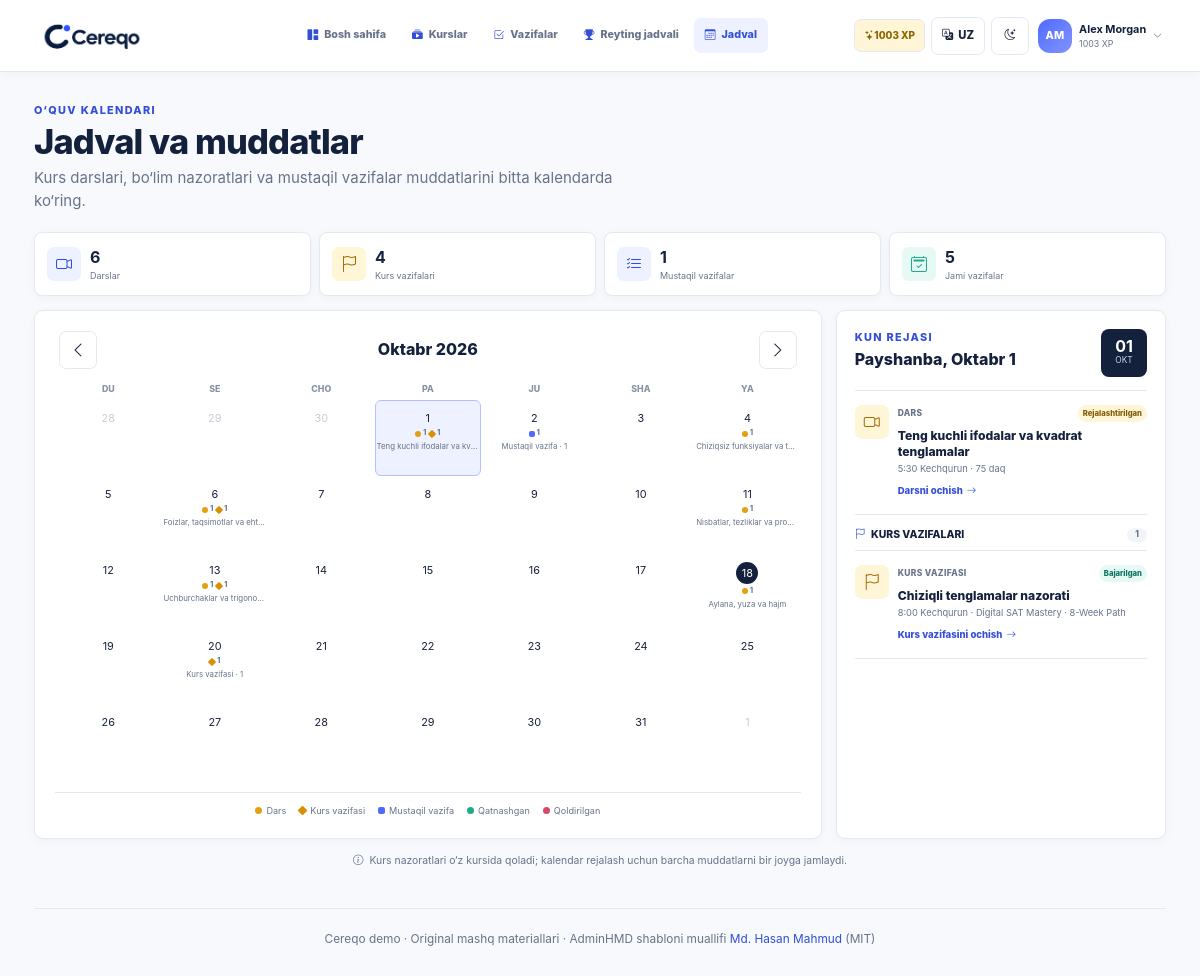
The app's page /attendance/?year=2026&month=10&date=2026-10-01 (signed in), older data.
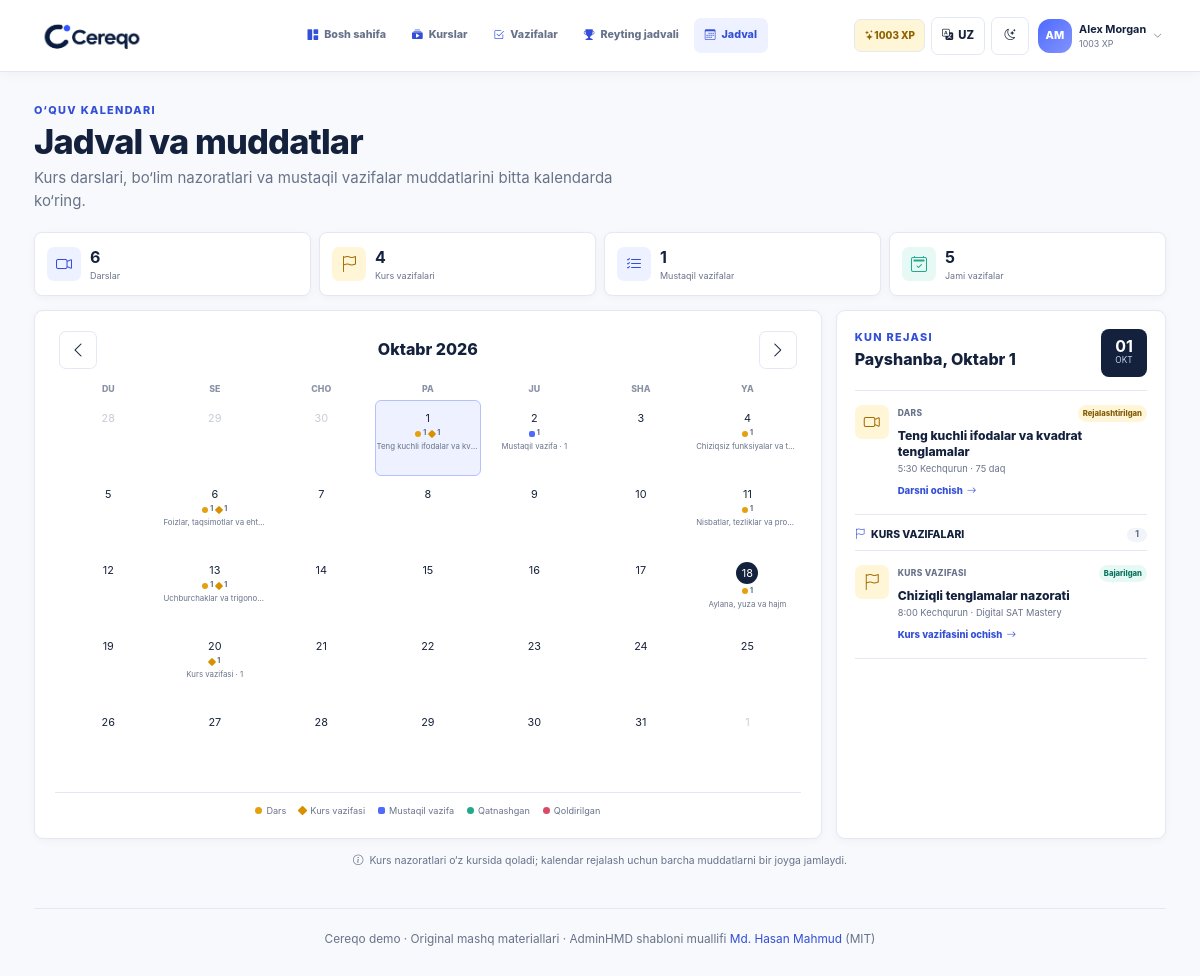
The same page, newer data.
### learning/models.py (models this page shows, shortened)
class AttendanceSession(models.Model):
    STATUS_CHOICES = [
        ("attended", "Attended"),
        ("missed", "Missed"),
        ("scheduled", "Scheduled"),
    ]
    date = models.DateField(unique=True)
    lesson = models.OneToOneField(
        Lesson, on_delete=models.CASCADE, related_name="attendance_session", null=True, blank=True
    )
    title = models.CharField(max_length=140)
    subject = models.CharField(max_length=40)
    start_time = models.TimeField()
    status = models.CharField(max_length=12, choices=STATUS_CHOICES)
    notes = models.TextField(blank=True)
    class Meta:
        ordering = ["date"]

class Lesson(models.Model):
    SUBJECT_CHOICES = [("math", "Math"), ("rw", "Reading & Writing")]
    title = models.CharField(max_length=160)
    section = models.ForeignKey(
        CourseSection, on_delete=models.CASCADE, related_name="lessons", null=True, blank=True
    )
    subject = models.CharField(max_length=10, choices=SUBJECT_CHOICES)
    topic = models.CharField(max_length=120)
    duration_minutes = models.PositiveSmallIntegerField(default=8)
    session_minutes = models.PositiveSmallIntegerField(default=75)
    summary = models.TextField()
    material = models.TextField()
    video_file = models.CharField(max_length=255, default="cereqo/video/demo-lesson-video.mp4")
    progress_percent = models.PositiveSmallIntegerField(
        default=0, validators=[MinValueValidator(0), MaxValueValidator(100)]
    )
    is_today = models.BooleanField(default=False)
    scheduled_date = models.DateField(null=True, blank=True)
    sequence = models.PositiveSmallIntegerField(default=1)
    sort_order = models.PositiveSmallIntegerField(default=0)
    class Meta:
        ordering = ["sort_order", "id"]

class Homework(models.Model):
    COURSE = "course"
    INDEPENDENT = "independent"
    KIND_CHOICES = [
        (COURSE, "Course checkpoint"),
        (INDEPENDENT, "Independent task"),
    ]
    lesson = models.OneToOneField(
        Lesson, on_delete=models.CASCADE, related_name="homework", null=True, blank=True
    )
    section = models.OneToOneField(
        CourseSection, on_delete=models.CASCADE, related_name="checkpoint", null=True, blank=True
    )
    kind = models.CharField(max_length=12, choices=KIND_CHOICES, default=COURSE, db_index=True)
    subject = models.CharField(max_length=10, choices=Lesson.SUBJECT_CHOICES, default="math")
    assigned_by = models.CharField(max_length=100, default="Cereqo academic team")
    title = models.CharField(max_length=160)
    description = models.TextField()
    deadline = models.DateTimeField()
    max_points = models.PositiveSmallIntegerField(default=100)
    sort_order = models.PositiveSmallIntegerField(default=0)
    class Meta:
        ordering = ["sort_order", "deadline"]
    def submission_for(self, student):
        return self.submissions.filter(student=student).first()
    def status_for(self, student):
        submission = self.submission_for(student)
        if submission and submission.submitted_at:
            return "completed"
        if submission and submission.answers.exists():
            return "in_progress"
        if self.deadline < timezone.now():
            return "overdue"
        return "not_started"

class CourseSection(models.Model):
    SUBJECT_CHOICES = [("math", "Math"), ("rw", "Reading & Writing")]
    course = models.ForeignKey(Course, on_delete=models.CASCADE, related_name="sections")
    title = models.CharField(max_length=160)
    domain = models.CharField(max_length=120)
    subject = models.CharField(max_length=10, choices=SUBJECT_CHOICES)
    description = models.TextField()
    start_date = models.DateField()
    end_date = models.DateField()
    order = models.PositiveSmallIntegerField(default=1)
    exam_weight_percent = models.PositiveSmallIntegerField(default=25)
    class Meta:
        ordering = ["course", "order", "id"]
        constraints = [
            models.UniqueConstraint(fields=["course", "order"], name="unique_course_section_order")
        ]

class Course(models.Model):
    title = models.CharField(max_length=160)
    code = models.SlugField(max_length=60, unique=True)
    description = models.TextField()
    instructor_name = models.CharField(max_length=100, default="Cereqo mentor")
    instructor_role = models.CharField(max_length=100, default="SAT mentor")
    cover_image = models.CharField(
        max_length=255,
        default="cereqo/img/mentors/cereqo-classroom.jpg",
    )
    start_date = models.DateField()
    end_date = models.DateField()
    target_score = models.PositiveSmallIntegerField(default=1400)
    is_active = models.BooleanField(default=True)
    class Meta:
        ordering = ["-is_active", "start_date", "id"]

### learning/views.py (the view)
# urls.py: path("attendance/", views.attendance, name="attendance"),
@login_required
def attendance(request):
    student = _student(request)
    today = timezone.localdate()
    try:
        year = int(request.GET.get("year", today.year))
        month = int(request.GET.get("month", today.month))
        focus_date = date.fromisoformat(request.GET.get("date", today.isoformat()))
        if not 1 <= month <= 12:
            raise ValueError
    except (ValueError, TypeError):
        year, month, focus_date = today.year, today.month, today
    month_start = date(year, month, 1)
    month_end = date(year, month, calendar.monthrange(year, month)[1])
    session_query = AttendanceSession.objects.select_related("lesson__section").filter(
        date__range=(month_start, month_end)
    )
    sessions = {item.date: item for item in session_query}
    task_query = Homework.objects.select_related("lesson", "section__course").filter(
        Q(kind=Homework.INDEPENDENT)
        | Q(kind=Homework.COURSE, section__course__enrollments__student=student),
        deadline__date__range=(month_start, month_end),
    ).distinct()
    tasks = []
    tasks_by_date = {}
    course_tasks_by_date = {}
    independent_tasks_by_date = {}
    for homework in task_query:
        task = {
            "homework": homework,
            "status": homework.status_for(student),
        }
        due_date = timezone.localdate(homework.deadline)
        tasks.append(task)
        tasks_by_date.setdefault(due_date, []).append(task)
        target = (
            course_tasks_by_date
            if homework.kind == Homework.COURSE
            else independent_tasks_by_date
        )
        target.setdefault(due_date, []).append(task)
    cal = calendar.Calendar(firstweekday=0)
    weeks = []
    for week in cal.monthdatescalendar(year, month):
        weeks.append(
            [
                {
                    "date": day,
                    "day": day.day,
                    "in_month": day.month == month,
                    "is_today": day == today,
                    "session": sessions.get(day),
                    "tasks": tasks_by_date.get(day, []),
                    "course_tasks": course_tasks_by_date.get(day, []),
                    "independent_tasks": independent_tasks_by_date.get(day, []),
                }
                for day in week
            ]
        )
    selected_session = sessions.get(focus_date)
    selected_course_tasks = course_tasks_by_date.get(focus_date, [])
    selected_independent_tasks = independent_tasks_by_date.get(focus_date, [])
    status_counts = AttendanceSession.objects.filter(date__range=(month_start, month_end)).aggregate(
        attended=Count("id", filter=Q(status="attended")),
        missed=Count("id", filter=Q(status="missed")),
        scheduled=Count("id", filter=Q(status="scheduled")),
    )
    task_counts = {
        "total": len(tasks),
        "independent": sum(item["homework"].kind == Homework.INDEPENDENT for item in tasks),
        "course": sum(item["homework"].kind == Homework.COURSE for item in tasks),
    }
    previous = month_start - timedelta(days=1)
    next_month = month_end + timedelta(days=1)
    return render(
        request,
        "learning/attendance.html",
        {
            "active_nav": "attendance",
            "weeks": weeks,
            "month_label": month_start,
            "year": year,
            "month": month,
            "previous": previous,
            "next_month": next_month,
            "focus_date": focus_date,
            "selected_session": selected_session,
            "selected_course_tasks": selected_course_tasks,
            "selected_independent_tasks": selected_independent_tasks,
            "status_counts": status_counts,
            "task_counts": task_counts,
            "weekday_labels": ["Mon", "Tue", "Wed", "Thu", "Fri", "Sat", "Sun"],
        },
    )

### learning/context_processors.py (called while the page is built)
def demo_shell(request):
    student = student_for_user(request.user)
    return {"demo_student": student}

### learning/student_profiles.py (called while the page is built)
def student_for_user(user):
    if not user or not user.is_authenticated:
        return None
    try:
        return user.student_profile
    except Student.DoesNotExist:
        display_name = user.get_full_name() or user.email.split("@")[0] or user.get_username()
        display_name = _unique_name(display_name, user)
        return Student.objects.create(
            user=user,
            name=display_name,
            initials=_initials(display_name),
            badge="New learner",
        )

### learning/views.py (called while the page is built)
def _student(request):
    return student_for_user(request.user)

### templates/learning/attendance.html (shortened to what the changed rows need)
{% extends 'base.html' %}{% load i18n %}
{% block content %}
<section class="page-heading"><div><h1>{% translate "Schedule & deadlines" %}</h1></div></section>
<div class="attendance-layout schedule-layout">
  <section class="surface-card calendar-card" aria-label="{% translate 'Learning calendar' %}">
    <div class="calendar-header"><h2>{{ month_label|date:'F Y' }}</h2></div>
    <div class="calendar-grid weekday-row">{% for label in weekday_labels %}<span>{% translate label %}</span>{% endfor %}</div>
    <div class="calendar-grid">
      {% for week in weeks %}{% for cell in week %}
      {% if cell.in_month %}<a class="calendar-day {% if cell.is_today %}today{% endif %} {% if cell.session %}has-session session-{{ cell.session.status }}{% endif %} {% if cell.course_tasks %}has-course-task{% endif %} {% if cell.independent_tasks %}has-independent-task{% endif %} {% if focus_date == cell.date %}selected{% endif %}" href="?year={{ year }}&month={{ month }}&date={{ cell.date|date:'Y-m-d' }}" aria-label="{{ cell.date|date:'F j' }}{% if cell.session %}, {% translate cell.session.title %}{% endif %}{% if cell.course_tasks %}, {{ cell.course_tasks|length }} {% translate 'course tasks' %}{% endif %}{% if cell.independent_tasks %}, {{ cell.independent_tasks|length }} {% translate 'independent tasks' %}{% endif %}"><span>{{ cell.day }}</span><span class="calendar-markers">{% if cell.session %}<span class="calendar-event-count session-count"><i class="session-marker"></i><b>1</b></span>{% endif %}{% if cell.course_tasks %}<span class="calendar-event-count course-task-count"><i class="course-task-marker"></i><b>{{ cell.course_tasks|length }}</b></span>{% endif %}{% if cell.independent_tasks %}<span class="calendar-event-count independent-task-count"><i class="independent-task-marker"></i><b>{{ cell.independent_tasks|length }}</b></span>{% endif %}</span>{% if cell.session %}<small>{% translate cell.session.title %}</small>{% elif cell.course_tasks %}<small>{% translate "Course task" %} · {{ cell.course_tasks|length }}</small>{% elif cell.independent_tasks %}<small>{% translate "Independent task" %} · {{ cell.independent_tasks|length }}</small>{% endif %}</a>{% else %}<span class="calendar-day outside"><span>{{ cell.day }}</span></span>{% endif %}
      {% endfor %}{% endfor %}
    </div>
  </section>
  <aside class="surface-card day-agenda">
    <div class="day-agenda-head"><div><h2>{{ focus_date|date:'l, F j' }}</h2></div></div>
    {% if selected_session %}
    <article class="agenda-event lesson-event"><span class="agenda-event-icon"><i class="bi bi-camera-video"></i></span><div><div class="agenda-event-meta"><span>{% translate "Lesson" %}</span><b class="status-badge status-{{ selected_session.status }}">{% translate selected_session.get_status_display %}</b></div><h3>{% translate selected_session.title %}</h3><p>{{ selected_session.start_time|time:'g:i A' }} · {{ selected_session.lesson.session_minutes }} {% translate "min" %}</p>{% if selected_session.lesson %}<a href="{% url 'learning:lesson_detail' selected_session.lesson.id %}">{% translate "Open lesson" %} <i class="bi bi-arrow-right"></i></a>{% endif %}</div></article>
    {% endif %}
    {% if selected_course_tasks %}<section class="agenda-group"><h3><i class="bi bi-flag"></i> {% translate "Course tasks" %}<span>{{ selected_course_tasks|length }}</span></h3>{% for item in selected_course_tasks %}<article class="agenda-event task-event course-task-event"><span class="agenda-event-icon"><i class="bi bi-flag"></i></span><div><div class="agenda-event-meta"><span>{% translate "Course task" %}</span><b class="status-badge status-{{ item.status }}">{% if item.status == 'not_started' %}{% translate "Not started" %}{% elif item.status == 'in_progress' %}{% translate "In progress" %}{% elif item.status == 'overdue' %}{% translate "Overdue" %}{% else %}{% translate "Completed" %}{% endif %}</b></div><h3>{% translate item.homework.title %}</h3><p>{{ item.homework.deadline|time:'g:i A' }} · {% translate item.homework.section.course.title %}</p><a href="{% url 'learning:homework_detail' item.homework.id %}">{% translate "Open course task" %} <i class="bi bi-arrow-right"></i></a></div></article>{% endfor %}</section>{% endif %}
  </aside>
</div>
{% endblock %}

Row changes from the older to the newer data that the page shows:
changed through a linked row, Homework "Chiziqli tenglamalar nazorati": section.title "Digital SAT Mastery · 8-Week Path" → "Digital SAT Mastery"
